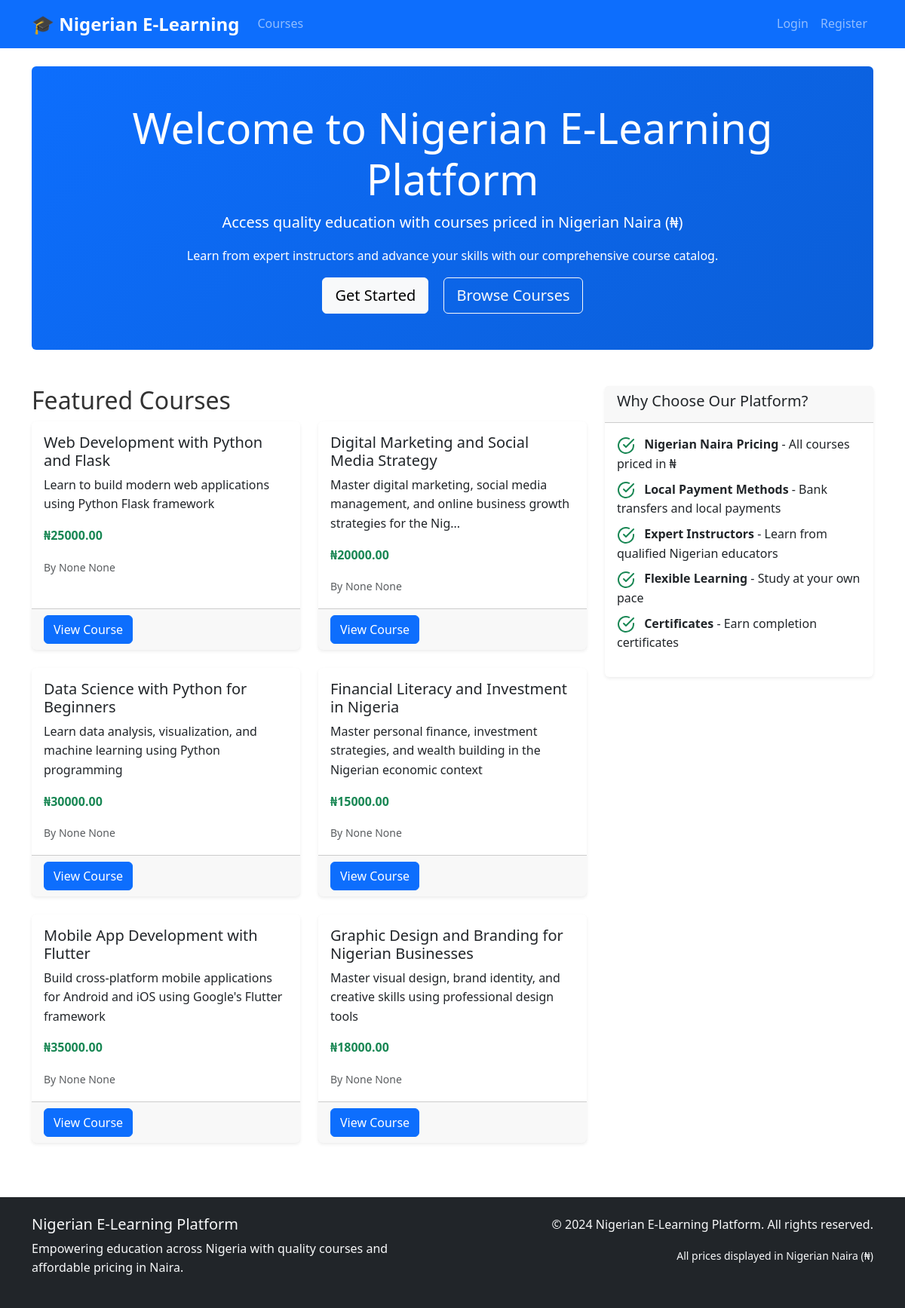
The page / on the database its author committed.
### models.py (models this page shows, shortened)
class Course(db.Model):
    id = db.Column(db.Integer, primary_key=True)
    title = db.Column(db.String(200), nullable=False)
    description = db.Column(db.Text)
    price = db.Column(db.Float, nullable=False, default=0.0)
    instructor_id = db.Column(db.Integer, db.ForeignKey('user.id'), nullable=False)
    is_active = db.Column(db.Boolean, default=True)
    created_at = db.Column(db.DateTime, default=datetime.utcnow)
    updated_at = db.Column(db.DateTime, default=datetime.utcnow, onupdate=datetime.utcnow)
    lessons = db.relationship('Lesson', backref='course', lazy='dynamic', cascade='all, delete-orphan')
    enrollments = db.relationship('Enrollment', backref='course', lazy='dynamic', cascade='all, delete-orphan')
    quizzes = db.relationship('Quiz', backref='course', lazy='dynamic', cascade='all, delete-orphan')
    assignments = db.relationship('Assignment', backref='course', lazy='dynamic', cascade='all, delete-orphan')

class User(UserMixin, db.Model):
    id = db.Column(db.Integer, primary_key=True)
    username = db.Column(db.String(80), unique=True, nullable=False)
    email = db.Column(db.String(120), unique=True, nullable=False)
    password_hash = db.Column(db.String(256), nullable=False)
    role = db.Column(db.String(20), nullable=False, default='student')  # admin, instructor, student
    first_name = db.Column(db.String(50))
    last_name = db.Column(db.String(50))
    active = db.Column(db.Boolean, default=True)
    wallet_balance = db.Column(db.Float, default=0.0)
    course_credits = db.Column(db.Integer, default=0)
    created_at = db.Column(db.DateTime, default=datetime.utcnow)
    courses_created = db.relationship('Course', backref='instructor', lazy='dynamic')
    enrollments = db.relationship('Enrollment', backref='student', lazy='dynamic')
    payments = db.relationship('Payment', backref='user', lazy='dynamic')
    wallet_transactions = db.relationship('WalletTransaction', backref='user', lazy='dynamic')
    quiz_attempts = db.relationship('QuizAttempt', backref='user', lazy='dynamic')
    assignment_submissions = db.relationship('AssignmentSubmission', backref='user', lazy='dynamic')

### routes.py (the view)
@app.route('/')
def index():
    courses = Course.query.filter_by(is_active=True).all()
    return render_template('index.html', courses=courses)

### templates/index.html (shortened to what this page needs)
{% extends "base.html" %}
{% block content %}
<div class="jumbotron bg-primary text-white rounded p-5 mb-5">
    <div class="container text-center">
        <h1 class="display-4">Welcome to Nigerian E-Learning Platform</h1>
        <p class="lead">Access quality education with courses priced in Nigerian Naira (₦)</p>
        <p>Learn from expert instructors and advance your skills with our comprehensive course catalog.</p>
        {% if not current_user.is_authenticated %}
        <a class="btn btn-light btn-lg me-3" href="{{ url_for('register') }}">Get Started</a>
        <a class="btn btn-outline-light btn-lg" href="{{ url_for('courses') }}">Browse Courses</a>
        {% else %}
        <a class="btn btn-light btn-lg" href="{{ url_for('dashboard') }}">Go to Dashboard</a>
        {% endif %}
    </div>
</div>
<div class="row">
    <div class="col-lg-8">
        <h2>Featured Courses</h2>
        {% if courses %}
        <div class="row">
            {% for course in courses[:6] %}
            <div class="col-md-6 mb-4">
                <div class="card h-100">
                    <div class="card-body">
                        <h5 class="card-title">{{ course.title }}</h5>
                        <p class="card-text">{{ course.description[:100] }}{% if course.description|length > 100 %}...{% endif %}</p>
                        <p class="card-text">
                            <strong class="text-success">₦{{ "%.2f"|format(course.price) }}</strong>
                        </p>
                        <p class="card-text">
                            <small class="text-muted">By {{ course.instructor.first_name }} {{ course.instructor.last_name }}</small>
                        </p>
                    </div>
                    <div class="card-footer">
                        <a href="{{ url_for('course_detail', course_id=course.id) }}" class="btn btn-primary">View Course</a>
                    </div>
                </div>
            </div>
            {% endfor %}
        </div>
        {% else %}
        <div class="text-center py-5">
            <h4>No courses available yet</h4>
            <p class="text-muted">Check back soon for exciting new courses!</p>
        </div>
        {% endif %}
    </div>
    <div class="col-lg-4">
        <div class="card">
            <div class="card-header">
                <h5>Why Choose Our Platform?</h5>
            </div>
            <div class="card-body">
                <ul class="list-unstyled">
                    <li class="mb-2">
                        <i data-feather="check-circle" class="text-success me-2"></i>
                        <strong>Nigerian Naira Pricing</strong> - All courses priced in ₦
                    </li>
                    <li class="mb-2">
                        <i data-feather="check-circle" class="text-success me-2"></i>
                        <strong>Local Payment Methods</strong> - Bank transfers and local payments
                    </li>
                    <li class="mb-2">
                        <i data-feather="check-circle" class="text-success me-2"></i>
                        <strong>Expert Instructors</strong> - Learn from qualified Nigerian educators
                    </li>
                    <li class="mb-2">
                        <i data-feather="check-circle" class="text-success me-2"></i>
                        <strong>Flexible Learning</strong> - Study at your own pace
                    </li>
                    <li class="mb-2">
                        <i data-feather="check-circle" class="text-success me-2"></i>
                        <strong>Certificates</strong> - Earn completion certificates
                    </li>
                </ul>
            </div>
        </div>
    </div>
</div>
{% endblock %}

### templates/base.html (shortened to what this page needs)
<!DOCTYPE html>
<html lang="en">
<head>
    <link href="https://cdn.jsdelivr.net/npm/bootstrap@5.3.0/dist/css/bootstrap.min.css" rel="stylesheet">
    <link href="https://cdn.jsdelivr.net/npm/feather-icons@4.28.0/dist/feather.min.css" rel="stylesheet">
    <link href="{{ url_for('static', filename='css/style.css') }}" rel="stylesheet">
</head>
<body>
    <nav class="navbar navbar-expand-lg navbar-dark bg-primary">
        <div class="container">
            <a class="navbar-brand" href="{{ url_for('index') }}">
                <strong>🎓 Nigerian E-Learning</strong>
            </a>
            <div class="collapse navbar-collapse" id="navbarNav">
                <ul class="navbar-nav me-auto">
                    <li class="nav-item">
                        <a class="nav-link" href="{{ url_for('courses') }}">Courses</a>
                    </li>
                </ul>
                <ul class="navbar-nav">
                    {% if current_user.is_authenticated %}
                    <li class="nav-item dropdown">
                        <a class="nav-link dropdown-toggle" href="#" role="button" data-bs-toggle="dropdown">
                            {{ current_user.username }}
                            {% if current_user.wallet_balance > 0 %}
                            <span class="badge bg-success">₦{{ "%.2f"|format(current_user.wallet_balance) }}</span>
                            {% endif %}
                        </a>
                        <ul class="dropdown-menu">
                            <li><a class="dropdown-item" href="{{ url_for('wallet_history') }}">Wallet</a></li>
                            {% if current_user.role in ['admin', 'instructor'] %}
                            <li><a class="dropdown-item" href="{{ url_for('create_course') }}">Create Course</a></li>
                            <li><a class="dropdown-item" href="{{ url_for('manage_courses') }}">Manage Courses</a></li>
                            {% endif %}
                            {% if current_user.role == 'admin' %}
                            <li><hr class="dropdown-divider"></li>
                            <li><a class="dropdown-item" href="{{ url_for('manage_payments') }}">Manage Payments</a></li>
                            <li><a class="dropdown-item" href="{{ url_for('create_voucher') }}">Create Voucher</a></li>
                            <li><a class="dropdown-item" href="{{ url_for('admin_settings') }}">Settings</a></li>
                            {% endif %}
                            <li><hr class="dropdown-divider"></li>
                            <li><a class="dropdown-item" href="{{ url_for('logout') }}">Logout</a></li>
                        </ul>
                    </li>
                    {% else %}
                    <li class="nav-item">
                        <a class="nav-link" href="{{ url_for('login') }}">Login</a>
                    </li>
                    <li class="nav-item">
                        <a class="nav-link" href="{{ url_for('register') }}">Register</a>
                    </li>
                    {% endif %}
                </ul>
            </div>
        </div>
    </nav>
    <main class="container my-4">
        {% block content %}{% endblock %}
    </main>
    <footer class="bg-dark text-light py-4 mt-5">
        <div class="container">
            <div class="row">
                <div class="col-md-6">
                    <h5>Nigerian E-Learning Platform</h5>
                    <p>Empowering education across Nigeria with quality courses and affordable pricing in Naira.</p>
                </div>
                <div class="col-md-6 text-md-end">
                    <p>&copy; 2024 Nigerian E-Learning Platform. All rights reserved.</p>
                    <small>All prices displayed in Nigerian Naira (₦)</small>
                </div>
            </div>
        </div>
    </footer>
</body>
</html>

### static/css/style.css (style rules this page uses)
:root { --primary-color: #0d6efd; --success-color: #198754; --warning-color: #ffc107; --danger-color: #dc3545; --naira-color: #00b04f; --dark-color: #212529; --light-color: #f8f9fa; }
body { font-family: 'Segoe UI', Tahoma, Geneva, Verdana, sans-serif; line-height: 1.6; color: #333; }
.navbar-brand { font-weight: 700; font-size: 1.5rem; }
.navbar-nav .nav-link { font-weight: 500; transition: color 0.3s ease; }
.card { border: none; box-shadow: 0 0.125rem 0.25rem rgba(0, 0, 0, 0.075); transition: box-shadow 0.15s ease-in-out; }
.btn { border-radius: 0.375rem; font-weight: 500; transition: all 0.3s ease; }
.btn-primary { background-color: var(--primary-color); border-color: var(--primary-color); }
.jumbotron { background: linear-gradient(135deg, var(--primary-color), #0b5ed7); border-radius: 1rem; }
footer { margin-top: auto; }

### rows shown on the page
Course: title "Web Development with Python and Flask", description "Learn to build modern web applications using Python Flask framework", price "25000.00", instructor.first_name "None", instructor.last_name "None"
Course: title "Digital Marketing and Social Media Strategy", description "Master digital marketing, social media management, and online business growth strategies for the Nig", price "20000.00", instructor.first_name "None", instructor.last_name "None"
Course: title "Data Science with Python for Beginners", description "Learn data analysis, visualization, and machine learning using Python programming", price "30000.00", instructor.first_name "None", instructor.last_name "None"
Course: title "Financial Literacy and Investment in Nigeria", description "Master personal finance, investment strategies, and wealth building in the Nigerian economic context", price "15000.00", instructor.first_name "None", instructor.last_name "None"
Course: title "Mobile App Development with Flutter", description "Build cross-platform mobile applications for Android and iOS using Google's Flutter framework", price "35000.00", instructor.first_name "None", instructor.last_name "None"
Course: title "Graphic Design and Branding for Nigerian Businesses", description "Master visual design, brand identity, and creative skills using professional design tools", price "18000.00", instructor.first_name "None", instructor.last_name "None"
